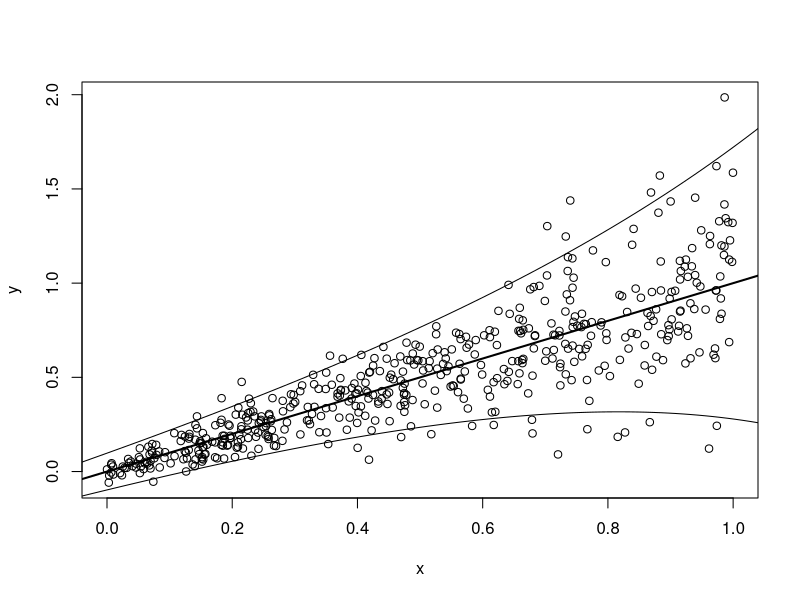

Source code (R): (Note: this script raises an error after producing the figure.)
## ---- chunk 1
knitr::opts_chunk$set(
  collapse = TRUE,
  comment = "#>",
  fig.path = "man/figures/README-",
  out.width = "100%"
)

set.seed(1337)
## ---- chunk 2
n <- 500
x <- runif(n)
y <- x + rnorm(n, sd = exp(-3 + 2 * x))
plot(x, y)
abline(0, 1, lwd = 2)
curve(x + 1.96 * exp(-3 + 2 * x), -0.1, 1.1, add = TRUE)
curve(x - 1.96 * exp(-3 + 2 * x), -0.1, 1.1, add = TRUE)
## ---- chunk 3
#install.packages("devtools")
#This throws an error for asp20boost
#devtools::install_gitlab("asp20/asp20model", host = "gitlab.gwdg.de")
#devtools::install_gitlab("asp20/asp20boost", host = "gitlab.gwdg.de")

model$gamma
## ---- chunk 4
# library(asp20boost)
# model <- LocationScaleRegressionBoost$new(y ~ x, ~ x)
# gradient_boost(model, 
#               stepsize = 0.001, maxit = 10000,
#               abstol = 0.001,
#               verbose = FALSE)
# 
# 
# 
# plot(x, y)
# lines(x,model$fitted_location)
# #For a 95% confidence interval, the value c = 1.96 is agood approximation
# curve(x + 1.96 * exp(model$gamma[1]+model$gamma[2]*x), -0.1, 1.1, add = TRUE)
# curve(x - 1.96 * exp(model$gamma[1]+model$gamma[2]*x), -0.1, 1.1, add = TRUE)

